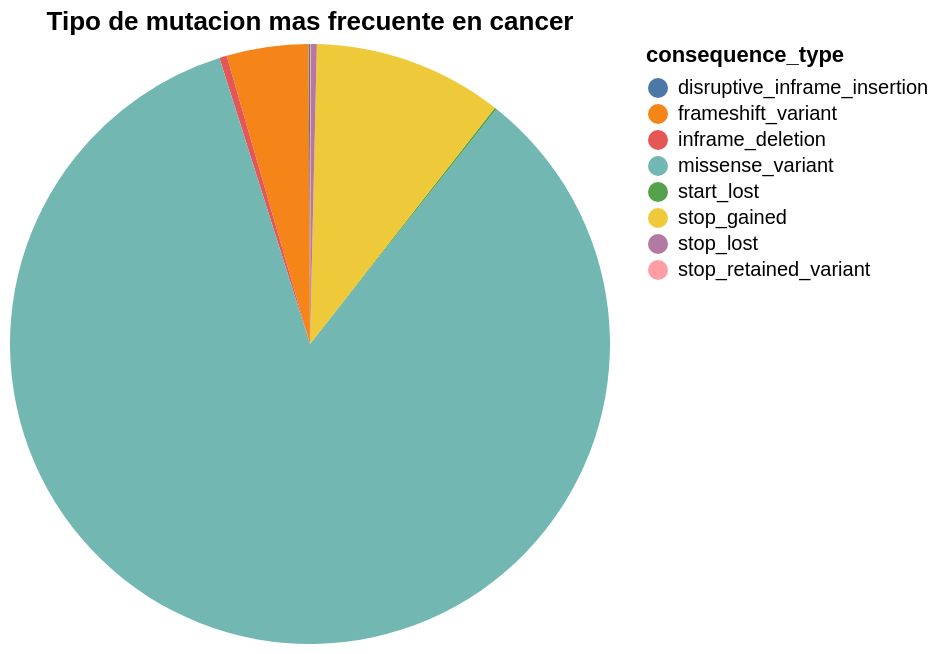

The code cell stored with this chart in its notebook:
### Code cell
base = alt.Chart(mutation_frequencies_consequence).mark_arc().encode(
    theta=alt.Theta('mutation_count:Q', sort='descending'),  # Ordenar de mayor a menor,
    color="consequence_type"
).properties(
    title='Tipo de mutacion mas frecuente en cancer'
)


base

### Figure 1 — Vega-Lite specification as saved in the notebook (floating-point values rounded to 4 significant figures)
{"config": {"view": {"continuousWidth": 300, "continuousHeight": 300}}, "data": {"name": "data-93057f029b28729ae167d78852e82e49"}, "mark": {"type": "arc"}, "encoding": {"color": {"field": "consequence_type", "type": "nominal"}, "theta": {"field": "mutation_count", "sort": "descending", "type": "quantitative"}}, "title": "Tipo de mutacion mas frecuente en cancer", "$schema": "https://vega.github.io/schema/vega-lite/v5.16.3.json", "datasets": {"data-93057f029b28729ae167d78852e82e49": [{"consequence_type": "disruptive_inframe_insertion", "mutation_count": 2, "mutation_frequency": 0.07289}, {"consequence_type": "frameshift_variant", "mutation_count": 121, "mutation_frequency": 4.41}, {"consequence_type": "inframe_deletion", "mutation_count": 11, "mutation_frequency": 0.4009}, {"consequence_type": "missense_variant", "mutation_count": 2317, "mutation_frequency": 84.44}, {"consequence_type": "start_lost", "mutation_count": 3, "mutation_frequency": 0.1093}, {"consequence_type": "stop_gained", "mutation_count": 280, "mutation_frequency": 10.2}, {"consequence_type": "stop_lost", "mutation_count": 9, "mutation_frequency": 0.328}, {"consequence_type": "stop_retained_variant", "mutation_count": 1, "mutation_frequency": 0.03644}]}}
